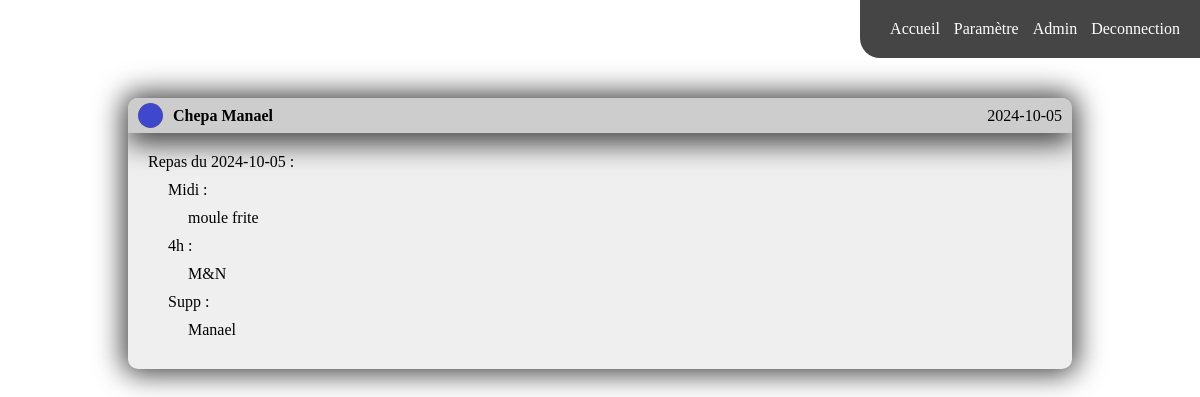
/enfant/enfant.php?id=6 (signed in), run on the app's committed database.
### tables this page shows
CREATE TABLE `repas` (
  `id_repas` int NOT NULL AUTO_INCREMENT,
  `id_enfant` int DEFAULT NULL,
  `date_repas` date DEFAULT NULL,
  `repas_midi` varchar(255) DEFAULT NULL,
  `repas_quatre_heure` varchar(255) DEFAULT NULL,
  `info_supplementaires` text,
  PRIMARY KEY (`id_repas`),
  KEY `id_enfant` (`id_enfant`),
  CONSTRAINT `repas_ibfk_1` FOREIGN KEY (`id_enfant`) REFERENCES `enfants` (`id_enfant`)
);

CREATE TABLE `enfants` (
  `id_enfant` int NOT NULL AUTO_INCREMENT,
  `nom_enfant` varchar(100) DEFAULT NULL,
  `prenom_enfant` varchar(100) DEFAULT NULL,
  `date_naissance` date DEFAULT NULL,
  `id_utilisateur` int DEFAULT NULL,
  `photo` varchar(50) DEFAULT NULL,
  PRIMARY KEY (`id_enfant`)
);

### enfant/enfant.php (the view, shortened to what this page needs)
<?php
include '../php/database.php';
if(isset($_GET['id'])) {
    $id_enfant = $_GET['id'];
} else {
    header('Location: ../index.php');
}
?>
<!DOCTYPE html>
<html lang="en">
<head>
    <link rel="stylesheet" href="style.css">
</head>
<body>
    <?php
        include '../php/nav.php';
    ?>
    <div class="days-container">
        <?php
            $sql = "
                SELECT Enfants.nom_enfant, Enfants.prenom_enfant, Enfants.photo, Repas.date_repas, Repas.repas_midi, Repas.repas_quatre_heure, Repas.info_supplementaires
                FROM Enfants
                INNER JOIN Repas ON Enfants.id_enfant = Repas.id_enfant
                WHERE Enfants.id_enfant = $id_enfant
            ";
            $result = $conn->query($sql);
            if($result->num_rows > 0){
                while ($row = $result->fetch_assoc()) {
                    echo '
                    <div class="container">
                        <div class="header">
                            <div>
                                <div class="img">
                                    <img src="../img./'. $row['photo'] .'" alt="Photo">
                                </div>
                                <h4>'. $row['nom_enfant'] . " " . $row['prenom_enfant'] . '</h4>
                            </div>
                            <p class="date">'. $row['date_repas'] .'</p>
                        </div>
                        <div class="content">
                            Repas du '. $row['date_repas'] .' : <br>
                            <p class="space">Midi : <br> </p>
                            <p class="space2">'. $row['repas_midi'] .' <br> </p>
                            <p class="space">4h : <br> </p>
                            <p class="space2"> '. $row['repas_quatre_heure'] .' <br> </p>
                            <p class="space">Supp : <br> </p>
                            <p class="space2"> '. $row['info_supplementaires'] .' <br> </p>
                        </div>
                    </div>
                    ';
                }
            }
        ?>
    </div>
</body>
</html>

### enfant/style.css (style rules this page uses)
* { padding: 0; margin: 0; box-sizing: border-box; }
.days-container { width: 100%; padding: 10px; display: flex; align-items: center; flex-direction: column; }
.container { width: 80%; background: #efefef; border-radius: 10px; overflow: hidden; margin: 30px 20px; box-shadow: 0px 0px 28px 5px rgba(0, 0, 0, 0.75); -webkit-box-shadow: 0px 0px 28px 5px rgba(0, 0, 0, 0.75); -moz-box-shadow: 0px 0px 28px 5px rgba(0, 0, 0, 0.75); }
.container .header { width: 100%; height: 35px; background: #cdcdcd; display: flex; align-items: center; box-shadow: 0px 10px 28px 0px rgba(0, 0, 0, 0.75); -webkit-box-shadow: 0px 10px 28px 0px rgba(0, 0, 0, 0.75); -moz-box-shadow: 0px 10px 28px 0px rgba(0, 0, 0, 0.75); }
.container .header div { width: 100%; height: 35px; background: #cdcdcd; display: flex; align-items: center; }
.container .header div .img { position: relative; background: gold; height: 25px; width: 25px; margin: 0px 10px; border-radius: 100%; }
.container .header div .img img { width: 100%; height: 100%; border-radius: 100%; }
.container .header .date { margin: 0px 10px; white-space: nowrap; }
.container .content { padding: 20px; }
.container .content .space { margin: 10px; margin-left: 20px; }
.container .content .space2 { margin: 10px; margin-left: 40px; }

### data on the page
repas: id_enfant.photo (picture), id_enfant.nom_enfant "Chepa", id_enfant.prenom_enfant "Manael", date_repas "2024-10-05", repas_midi "moule frite", repas_quatre_heure "M&N", info_supplementaires "Manael"
